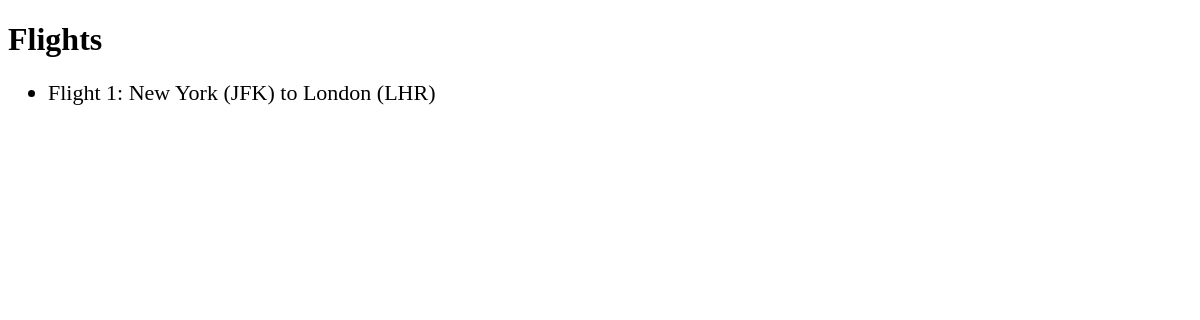
The app's page /flights/, older data.
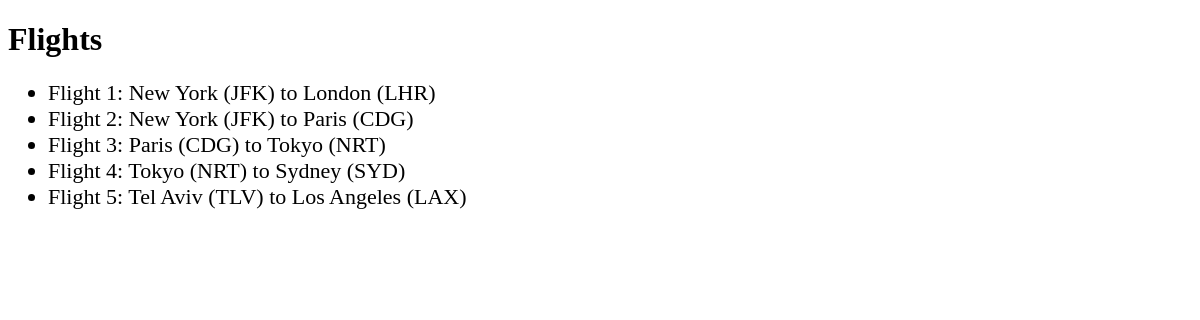
The same page, newer data.
### flights/models.py (models this page shows, shortened)
class Flight(models.Model):
    origin = models.ForeignKey(Airport, on_delete=models.CASCADE, related_name="departures")
    destination = models.ForeignKey(Airport, on_delete=models.CASCADE, related_name="arrivals")
    duration = models.IntegerField()

class Airport(models.Model):
    code = models.CharField(max_length=3)
    city = models.CharField(max_length=64)
    def __str__(self):
        return f"{self.city} ({self.code})"

### flights/views.py (the view)
# urls.py: path('', views.index, name='index'),
def index(request):
    return render(request, 'flights/index.html', {
        'flights': Flight.objects.all()
    })

### flights/templates/flights/index.html
{% extends "flights/layout.html" %}
{% block body %}
    <h1>Flights</h1>
    <ul>
        {% for flight in flights %}
            <li><a href="{% url 'flight' flight.id %}">Flight {{flight.id}}: {{flight.origin}} to {{flight.destination}}</a></li>
        {% endfor %}
    </ul>
{% endblock %}

### flights/templates/flights/layout.html (shortened to what this page needs)
<!DOCTYPE html>
<html lang="en">
    <head>
        <link rel="stylesheet" href="/static/flights/styles.css">
    </head>
    <body>
        {% block body %}
        {% endblock %}
    </body>
</html>

### flights/static/flights/styles.css (style rules this page uses)
li,a { font-size: 22px; }
a:link, a:visited { color: #000; text-decoration: none; }

Row changes from the older to the newer data that the page shows:
added Flight: id "2", origin "New York (JFK)", destination "Paris (CDG)"
added Flight: id "3", origin "Paris (CDG)", destination "Tokyo (NRT)"
added Flight: id "4", origin "Tokyo (NRT)", destination "Sydney (SYD)"
added Flight: id "5", origin "Tel Aviv (TLV)", destination "Los Angeles (LAX)"
